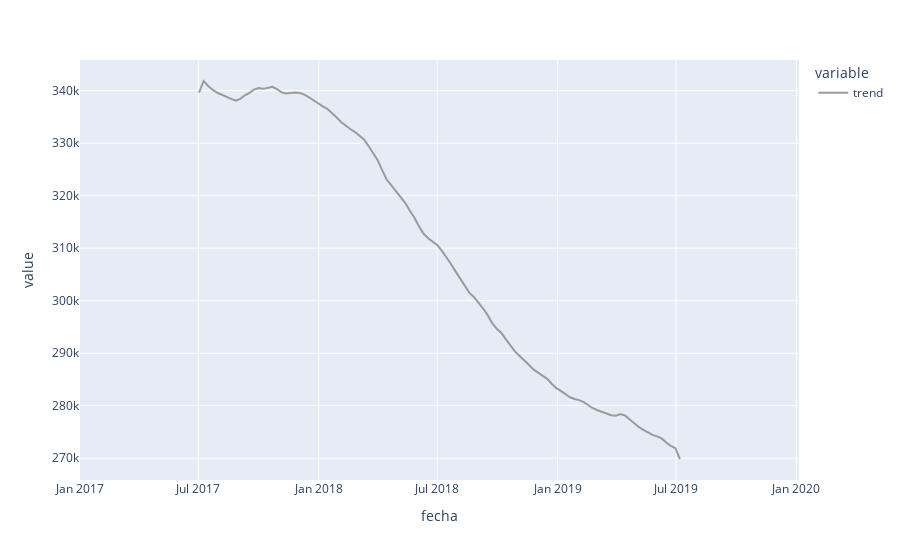

Notebook code for this chart:
### Code cell
grafico1 = px.line(result.trend)
grafico1['data'][0]['line']['color']='rgb(155, 155, 155)'
grafico1.show()

### Figure 1 — Plotly figure (JSON) as saved in the notebook; plotly's stock layout.template omitted (floating-point values rounded to 4 significant figures; data arrays with more than 128 entries replaced by an {"elided": "..."} marker saying what was removed)
{"data": [{"hovertemplate": "variable=trend<br>fecha=%{x}<br>value=%{y}<extra></extra>", "legendgroup": "trend", "line": {"color": "rgb(155, 155, 155)", "dash": "solid"}, "marker": {"symbol": "circle"}, "mode": "lines", "name": "trend", "orientation": "v", "showlegend": true, "type": "scatter", "x": {"elided": "158 str values"}, "xaxis": "x", "y": {"elided": "158 float values"}, "yaxis": "y"}], "layout": {"legend": {"title": {"text": "variable"}, "tracegroupgap": 0}, "margin": {"t": 60}, "xaxis": {"anchor": "y", "domain": [0, 1], "title": {"text": "fecha"}}, "yaxis": {"anchor": "x", "domain": [0, 1], "title": {"text": "value"}}}}
